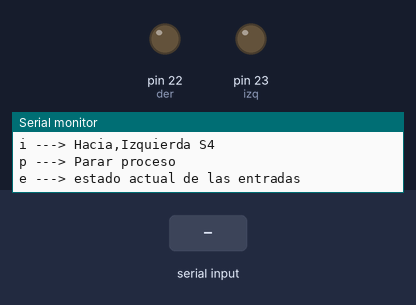
The sketch below on a simulated Arduino Mega 2560, built with avr-gcc and run on an emulated ATmega2560. Parts: output pins drawn as LEDs (lit = HIGH), the last lines printed to the serial monitor. The inputs (shaded band) are chosen by the test bench.

Above: at 1.2 s.
1.3 s: "d" received over Serial
At 1.8 s:
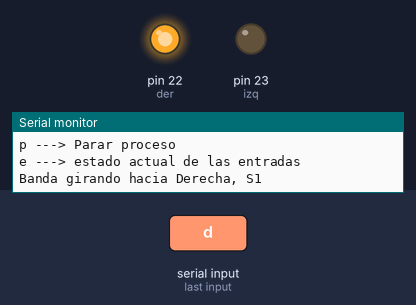
2.8 s: "i" received over Serial
At 4.0 s:
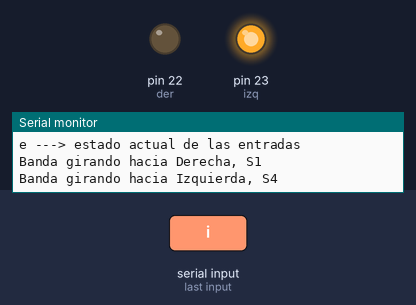
4.3 s: "p" received over Serial
At 5.3 s:
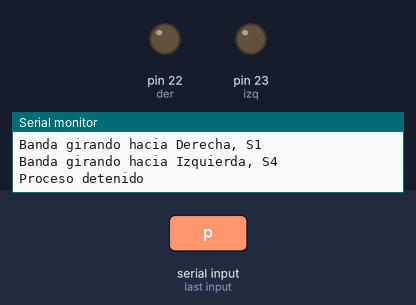
Timing chart, 0 to 7.3 s (numbered marks = the images above; inputs shaded):
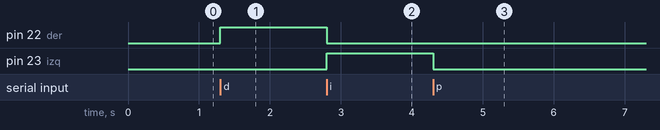

Measured:
- after the input at 1.3 s, pin 22 (der): LOW → HIGH at once
- after the input at 2.8 s, pin 22 (der): HIGH → LOW at once; pin 23 (izq): LOW → HIGH at once
- after the input at 4.3 s, pin 23 (izq): HIGH → LOW at once

The sketch:

PruebaBanda.ino
```cpp
/*------Programa prueba para banda------
 este programa pretende ayudar al usuario
 a monitorear los procesos de la misma
 las siguientes son las teclas de acceso
 (d) para girar la banda a la derecha
 (i) para girar la banda a la izquierda
 (p) para detener la banda
 (e) para conocer el estado de los pines de las entradas S1 a S4 y las entradas conectadas a los pines 37, 36, 35 y 34

 ----conversión ASCII----
 Simbolo    ASCCI
 p          112
 e          101
 i          105
 d          100
 */

char AsciiCod= 0; // Dato  que es enviado por monitor serial
int ValPin=0; // Estado del pin 0/1

// pines DERECHA, IZQUIERDA

int der = 22;
int izq = 23;

int digitalPin[]= {30,31,32,33}; // Pines de entrada

  int num[]= {1,2,3,4}; // Pines de entrada


void setup (){
    Serial.begin(9600);

    pinMode(der, OUTPUT);
    pinMode(izq, OUTPUT);
    pinMode(30, INPUT);
    pinMode(31, INPUT);
    pinMode(32, INPUT);
    pinMode(33, INPUT);

    Serial.println("d ---> Hacia Derecha, S1");
    Serial.println("i ---> Hacia,Izquierda S4");
    Serial.println("p ---> Parar proceso");
    Serial.println("e ---> estado actual de las entradas");

}
void loop(){

  if (Serial.available()>0)
  {
      AsciiCod = Serial.read();
  }
  if((AsciiCod == 'd') || (AsciiCod == 'i' ))
  {
      MovimientoBanda();
  }
  if(AsciiCod == 'p' )
  {
      PararProceso();
  }
  if(AsciiCod == 'e')
  {
      for(int thisPin=0; thisPin<=3; thisPin++){
          ValPin= digitalRead(digitalPin[thisPin]);
          Serial.print("Entrada S");
          Serial.print(num[thisPin]);
          Serial.print(" = ");
          Serial.println(ValPin);
      }

   AsciiCod=0;
   ValPin=0;
  }
}


void MovimientoBanda()
{
  if(AsciiCod=='d' )
  {
      digitalWrite(der, HIGH);
      Serial.println("Banda girando hacia Derecha, S1");
      digitalWrite(izq, LOW);
      AsciiCod=0;
  }else if (AsciiCod=='i' )
  {
        digitalWrite(izq, HIGH);
        Serial.println("Banda girando hacia Izquierda, S4");
        digitalWrite(der, LOW);
        AsciiCod=0;

  }else{}

}
void PararProceso()
{

    digitalWrite(der, LOW);
    digitalWrite(izq, LOW);
    Serial.println("Proceso detenido");
    AsciiCod=0;

}
```
